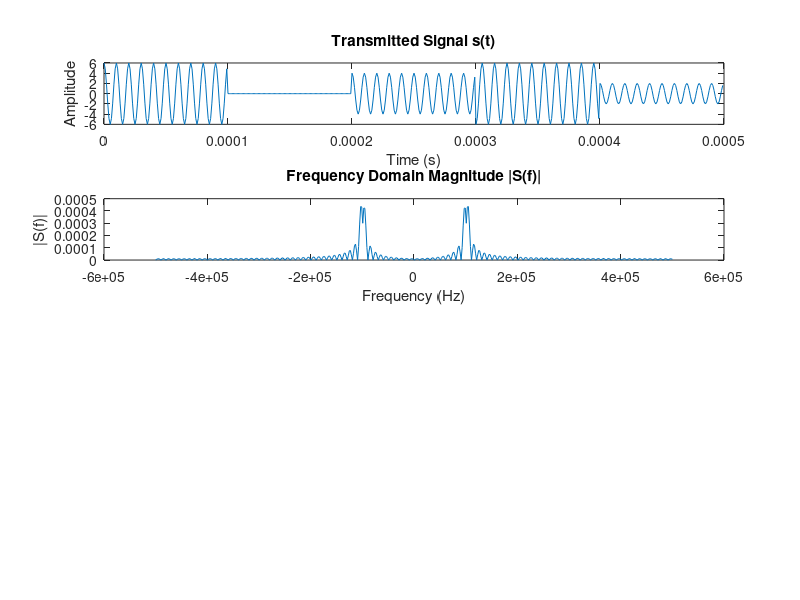
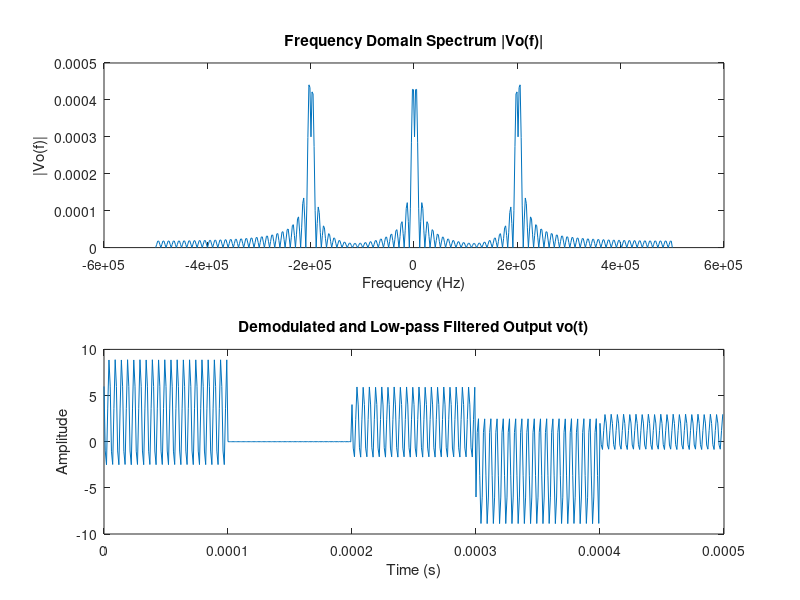

The MATLAB script that drew these images, in order: (Note: this script raises an error after producing the figures.)
% Given parameters
message = [6 0 4 -6 2];
fc = 100e3;  % 100 kHz carrier
fs = 10 * fc; % Sampling frequency (10 times higher than the highest frequency)
dT = 1 / fs;
fm = fc / 10; % Message frequency (1/10 of the carrier frequency)

t = 0:dT:length(message) / fm - dT; % Time vector (s)

%% Modulating message with carrier
xc = cos(2 * pi * fc * t); % Carrier signal
xm = kron(message, ones(1, length(t) / length(message))); % Message signal
s = xm .* xc; % Modulated signal

% Frequency domain
S = fftshift(fft(s, length(s)) * dT);
W = linspace(-pi, pi, length(S)); % Digital angular frequency
w = W / dT; % Angular frequency (rad)
f = w / (2 * pi); % Frequency (Hz)

%% DSB-SC Modulation Plots
figure;

% Time domain signal transmitted s(t)
subplot(4, 1, 1);
plot(t, s);
title('Transmitted Signal s(t)');
xlabel('Time (s)');
ylabel('Amplitude');

% Frequency domain magnitude of the transmitted signal |S(f)|
subplot(4, 1, 2);
plot(f, abs(S));
title('Frequency Domain Magnitude |S(f)|');
xlabel('Frequency (Hz)');
ylabel('|S(f)|');

%% Demodulation
% Local oscillator signal
lo_t = cos(2 * pi * fc * t + pi/3);
v = s .* lo_t; % Demodulated signal

% Frequency domain
V = fftshift(fft(v, length(v)) * dT);

% Low-pass filter transfer function
H_f = 2 * (abs(f) < 500e3);

% Apply low-pass filter in the frequency domain
V_o_f = V .* H_f;

% Inverse Fourier transform to obtain time-domain signal
vo_t = ifft(ifftshift(V_o_f)) / dT;

% Frequency domain spectrum |Vo(f)|
figure;
subplot(2, 1, 1);
plot(f, abs(V_o_f));
title('Frequency Domain Spectrum |Vo(f)|');
xlabel('Frequency (Hz)');
ylabel('|Vo(f)|');

% Time domain demodulated and low-pass filtered output signal vo(t)
subplot(2, 1, 2);
plot(t, vo_t);
title('Demodulated and Low-pass Filtered Output vo(t)');
xlabel('Time (s)');
ylabel('Amplitude');

% Adjust plot layout
sgtitle('DSB-SC Modulation and Demodulation');

% Display the plots
